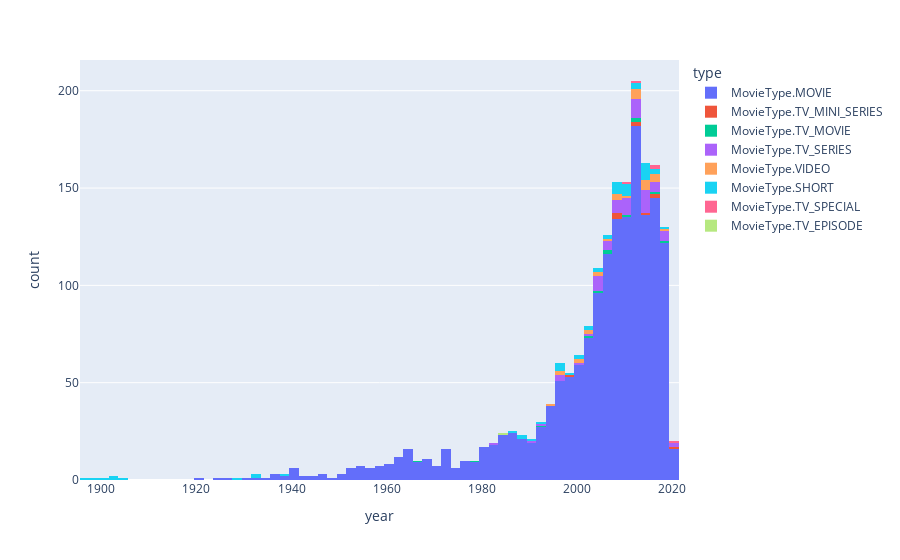

Source (notebook cell):
### Code cell
px.histogram(df, x='year', color='type')

### Figure 1 — Plotly figure (JSON) as saved in the notebook; plotly's stock layout.template omitted (floating-point values rounded to 4 significant figures; data arrays with more than 128 entries replaced by an {"elided": "..."} marker saying what was removed)
{"data": [{"alignmentgroup": "True", "bingroup": "x", "hovertemplate": "type=MovieType.MOVIE<br>year=%{x}<br>count=%{y}<extra></extra>", "legendgroup": "MovieType.MOVIE", "marker": {"color": "#636efa"}, "name": "MovieType.MOVIE", "offsetgroup": "MovieType.MOVIE", "orientation": "v", "showlegend": true, "type": "histogram", "x": {"elided": "1663 int values"}, "xaxis": "x", "yaxis": "y"}, {"alignmentgroup": "True", "bingroup": "x", "hovertemplate": "type=MovieType.TV_MINI_SERIES<br>year=%{x}<br>count=%{y}<extra></extra>", "legendgroup": "MovieType.TV_MINI_SERIES", "marker": {"color": "#EF553B"}, "name": "MovieType.TV_MINI_SERIES", "offsetgroup": "MovieType.TV_MINI_SERIES", "orientation": "v", "showlegend": true, "type": "histogram", "x": [2020, 2008, 2008, 1998, 2012, 2015, 2016, 2009, 2016, 2012], "xaxis": "x", "yaxis": "y"}, {"alignmentgroup": "True", "bingroup": "x", "hovertemplate": "type=MovieType.TV_MOVIE<br>year=%{x}<br>count=%{y}<extra></extra>", "legendgroup": "MovieType.TV_MOVIE", "marker": {"color": "#00cc96"}, "name": "MovieType.TV_MOVIE", "offsetgroup": "MovieType.TV_MOVIE", "orientation": "v", "showlegend": true, "type": "histogram", "x": [2019, 2011, 1978, 2012, 2013, 1993, 2003, 2004, 2006, 1966, 2017, 2007], "xaxis": "x", "yaxis": "y"}, {"alignmentgroup": "True", "bingroup": "x", "hovertemplate": "type=MovieType.TV_SERIES<br>year=%{x}<br>count=%{y}<extra></extra>", "legendgroup": "MovieType.TV_SERIES", "marker": {"color": "#ab63fa"}, "name": "MovieType.TV_SERIES", "offsetgroup": "MovieType.TV_SERIES", "orientation": "v", "showlegend": true, "type": "histogram", "x": [2019, 2021, 1983, 2019, 1997, 2009, 2020, 2009, 2009, 2010, 2013, 2012, 2017, 2011, 2011, 2011, 2008, 2012, 2010, 2012, 2013, 2014, 2015, 2009, 2013, 2001, 2013, 2014, 2014, 2014, 2009, 2012, 2011, 2011, 2003, 1990, 1997, 1996, 2015, 2004, 2004, 2004, 2015, 2004, 2005, 2004, 2015, 2015, 2005, 2005, 2015, 2015, 2013, 2016, 2006, 2015, 2016, 2016, 2011, 2017, 2006, 2013, 2006, 2019, 2019, 2006, 1993, 2008, 2007, 2011, 2019], "xaxis": "x", "yaxis": "y"}, {"alignmentgroup": "True", "bingroup": "x", "hovertemplate": "type=MovieType.VIDEO<br>year=%{x}<br>count=%{y}<extra></extra>", "legendgroup": "MovieType.VIDEO", "marker": {"color": "#FFA15A"}, "name": "MovieType.VIDEO", "offsetgroup": "MovieType.VIDEO", "orientation": "v", "showlegend": true, "type": "histogram", "x": [1994, 2019, 1996, 1997, 2009, 2009, 2008, 2010, 2012, 2013, 2012, 2000, 2017, 2001, 2013, 2014, 2002, 2003, 2015, 2015, 2005, 2015, 2016, 2015, 2012, 2017, 2017, 2006, 2005], "xaxis": "x", "yaxis": "y"}, {"alignmentgroup": "True", "bingroup": "x", "hovertemplate": "type=MovieType.SHORT<br>year=%{x}<br>count=%{y}<extra></extra>", "legendgroup": "MovieType.SHORT", "marker": {"color": "#19d3f3"}, "name": "MovieType.SHORT", "offsetgroup": "MovieType.SHORT", "orientation": "v", "showlegend": true, "type": "histogram", "x": [1993, 2008, 2008, 2008, 2008, 1997, 1997, 2008, 1898, 2009, 2010, 2010, 2010, 2010, 2011, 2011, 1929, 1999, 1991, 1896, 2012, 2012, 1933, 2000, 1933, 2000, 2013, 1996, 1938, 2004, 2015, 1901, 2014, 2003, 2014, 2003, 1997, 1902, 2015, 1903, 2015, 2015, 2005, 2015, 1904, 2015, 2016, 2015, 2017, 2017, 2006, 2018, 1986, 2006, 1989, 1989], "xaxis": "x", "yaxis": "y"}, {"alignmentgroup": "True", "bingroup": "x", "hovertemplate": "type=MovieType.TV_SPECIAL<br>year=%{x}<br>count=%{y}<extra></extra>", "legendgroup": "MovieType.TV_SPECIAL", "marker": {"color": "#FF6692"}, "name": "MovieType.TV_SPECIAL", "offsetgroup": "MovieType.TV_SPECIAL", "orientation": "v", "showlegend": true, "type": "histogram", "x": [2021, 2010, 2013, 2016, 2017], "xaxis": "x", "yaxis": "y"}, {"alignmentgroup": "True", "bingroup": "x", "hovertemplate": "type=MovieType.TV_EPISODE<br>year=%{x}<br>count=%{y}<extra></extra>", "legendgroup": "MovieType.TV_EPISODE", "marker": {"color": "#B6E880"}, "name": "MovieType.TV_EPISODE", "offsetgroup": "MovieType.TV_EPISODE", "orientation": "v", "showlegend": true, "type": "histogram", "x": [1985], "xaxis": "x", "yaxis": "y"}], "layout": {"barmode": "relative", "legend": {"title": {"text": "type"}, "tracegroupgap": 0}, "margin": {"t": 60}, "xaxis": {"anchor": "y", "domain": [0, 1], "title": {"text": "year"}}, "yaxis": {"anchor": "x", "domain": [0, 1], "title": {"text": "count"}}}}
